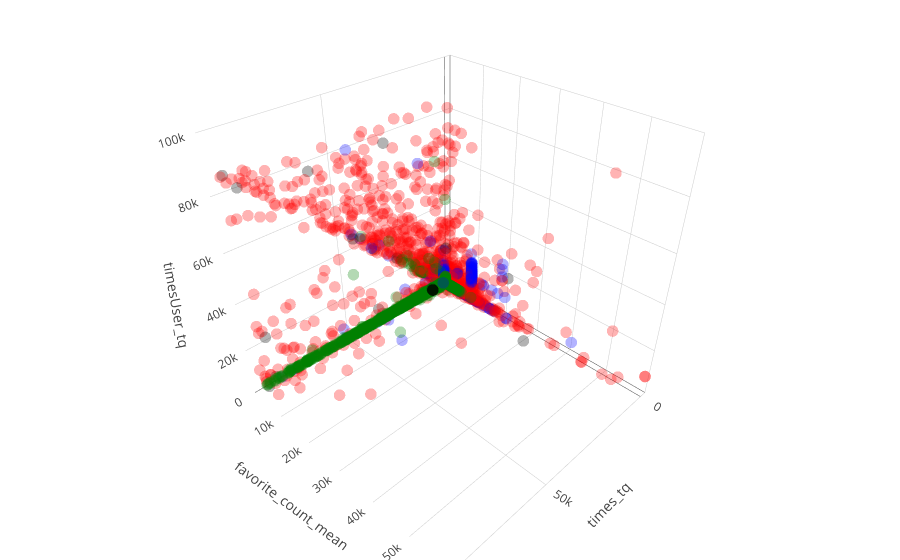

Write notebook code for a chart like this one.
### Code cell
plotearVars([
    ['times_tq'],
    ['favorite_count_mean', [0, 60000]],
    ['timesUser_tq', [0,100000]],
])

### Figure 1 — Plotly figure (JSON) as saved in the notebook; plotly's stock layout.template omitted (floating-point values rounded to 4 significant figures; data arrays with more than 128 entries replaced by an {"elided": "..."} marker saying what was removed)
{"data": [{"marker": {"color": {"elided": "5995 str values"}, "line": {"color": "rgba(255,255,255,0.2)", "width": 0}, "opacity": 0.3, "size": 4}, "mode": "markers", "type": "scatter3d", "uid": "97cb4f07-f0f1-443b-b700-f6f48431c3bc", "x": {"elided": "5995 str values"}, "y": {"elided": "5995 str values"}, "z": {"elided": "5995 str values"}}], "layout": {"margin": {"b": 0, "l": 0, "r": 0, "t": 0}, "scene": {"xaxis": {"nticks": 4, "title": {"text": "times_tq"}}, "yaxis": {"range": [0, 60000], "title": {"text": "favorite_count_mean"}}, "zaxis": {"range": [0, 100000], "title": {"text": "timesUser_tq"}}}}}
